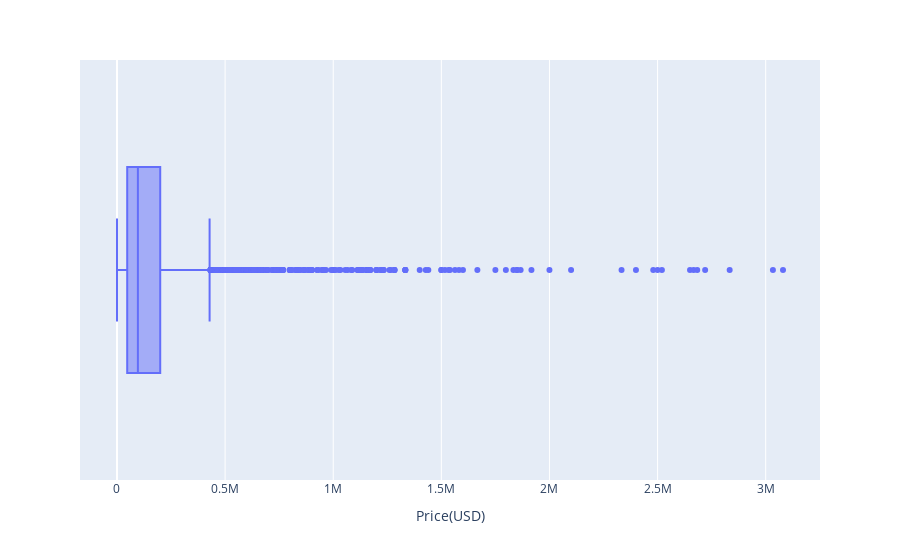

The notebook cell this image was saved under:
### Code cell
# plt.figure(figsize=(12, 5))
# plt.boxplot(data['Price(USD)'], vert=False)
# plt.xlabel("Price(USD)")
# plt.title("Box Plot of Area")
# plt.show()


# more intractive plot

import plotly.express as ex

ex.box(x="Price(USD)",data_frame=data)

### Figure 1 — Plotly figure (JSON) as saved in the notebook; plotly's stock layout.template omitted (floating-point values rounded to 4 significant figures; data arrays with more than 128 entries replaced by an {"elided": "..."} marker saying what was removed)
{"data": [{"alignmentgroup": "True", "hovertemplate": "Price(USD)=%{x}<extra></extra>", "legendgroup": "", "marker": {"color": "#636efa"}, "name": "", "notched": false, "offsetgroup": "", "orientation": "h", "showlegend": false, "type": "box", "x": {"elided": "3451 float values"}, "x0": " ", "xaxis": "x", "y0": " ", "yaxis": "y"}], "layout": {"boxmode": "group", "legend": {"tracegroupgap": 0}, "margin": {"t": 60}, "xaxis": {"anchor": "y", "domain": [0, 1], "title": {"text": "Price(USD)"}}, "yaxis": {"anchor": "x", "domain": [0, 1]}}}
